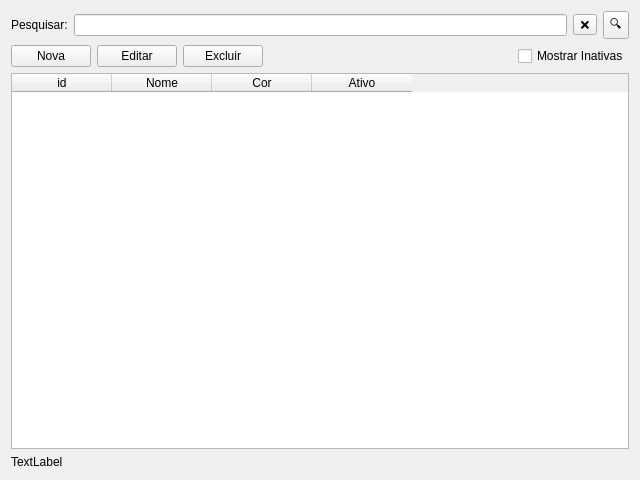
<?xml version="1.0" encoding="UTF-8"?>
<ui version="4.0">
 <class>TagsWidget</class>
 <widget class="QWidget" name="TagsWidget">
  <property name="geometry">
   <rect>
    <x>0</x>
    <y>0</y>
    <width>640</width>
    <height>480</height>
   </rect>
  </property>
  <property name="minimumSize">
   <size>
    <width>640</width>
    <height>480</height>
   </size>
  </property>
  <property name="windowTitle">
   <string>Form</string>
  </property>
  <layout class="QVBoxLayout" name="verticalLayout">
   <item>
    <layout class="QVBoxLayout" name="layPrincipal">
     <item>
      <layout class="QHBoxLayout" name="layPesquisa">
       <item>
        <widget class="QLabel" name="lblPesquisar">
         <property name="text">
          <string>Pesquisar:</string>
         </property>
        </widget>
       </item>
       <item>
        <widget class="QLineEdit" name="edtPesquisar"/>
       </item>
       <item>
        <widget class="QToolButton" name="btnLimpar">
         <property name="text">
          <string>❌</string>
         </property>
        </widget>
       </item>
       <item>
        <widget class="QToolButton" name="btnPesquisar">
         <property name="text">
          <string>🔍</string>
         </property>
         <property name="checkable">
          <bool>false</bool>
         </property>
        </widget>
       </item>
      </layout>
     </item>
     <item>
      <layout class="QHBoxLayout" name="layFerramentas">
       <item>
        <widget class="QPushButton" name="btnNova">
         <property name="text">
          <string>Nova</string>
         </property>
        </widget>
       </item>
       <item>
        <widget class="QPushButton" name="btnEditar">
         <property name="text">
          <string>Editar</string>
         </property>
        </widget>
       </item>
       <item>
        <widget class="QPushButton" name="btnExcluir">
         <property name="text">
          <string>Excluir</string>
         </property>
        </widget>
       </item>
       <item>
        <spacer name="spacer">
         <property name="orientation">
          <enum>Qt::Orientation::Horizontal</enum>
         </property>
         <property name="sizeHint" stdset="0">
          <size>
           <width>40</width>
           <height>20</height>
          </size>
         </property>
        </spacer>
       </item>
       <item>
        <widget class="QCheckBox" name="chkMostrarInativas">
         <property name="text">
          <string>Mostrar Inativas</string>
         </property>
        </widget>
       </item>
      </layout>
     </item>
     <item>
      <widget class="QTableWidget" name="tblTags">
       <property name="columnCount">
        <number>4</number>
       </property>
       <column>
        <property name="text">
         <string>id</string>
        </property>
       </column>
       <column>
        <property name="text">
         <string>Nome</string>
        </property>
       </column>
       <column>
        <property name="text">
         <string>Cor</string>
        </property>
       </column>
       <column>
        <property name="text">
         <string>Ativo</string>
        </property>
       </column>
      </widget>
     </item>
     <item>
      <widget class="QLabel" name="lblQuantidade">
       <property name="text">
        <string>TextLabel</string>
       </property>
      </widget>
     </item>
    </layout>
   </item>
  </layout>
 </widget>
 <resources/>
 <connections/>
</ui>
